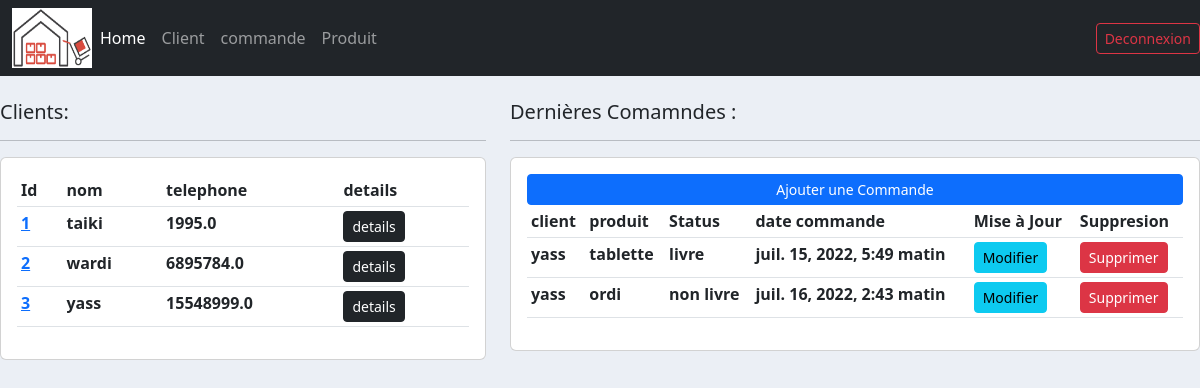
The app's page / (signed in) with its own data.
### client/models.py (models this page shows)
class Client(models.Model):
    nom=models.CharField(max_length=200,null=True)
    telephone=models.FloatField(null=True)
    date_creation = models.DateTimeField(auto_now_add=True, null=True)
    def __str__(self):
        return self.nom

### commande/models.py (models this page shows)
class Commande(models.Model):
    STATUT=(('en instance' , 'en instance '),
            ('non livre ' , 'non livre'),
            ('livre' , 'livre'))
    client=models.ForeignKey(Client, null=True ,on_delete=models.SET_NULL)
    produit=models.ForeignKey(Produit,null=True, on_delete=models.SET_NULL)
    statut=models.CharField(max_length=200,null=True ,choices=STATUT)
    date_creation=models.DateTimeField(auto_now_add=True,null=True)

### produit/models.py (models this page shows)
class Produit(models.Model):
    nom=models.CharField(max_length=200,null=True)
    prix=models.FloatField(null=True)
    date_creation = models.DateTimeField(auto_now_add=True, null=True)
    tag=models.ManyToManyField(Tag,null=True)
    def __str__(self):
        return self.nom

### produit/views.py (the view)
# urls.py: path('',views.home,name='acueill') ,
@login_required(login_url='acces')
def home(request):
    commandes=Commande.objects.all()
    clients=Client.objects.all()
    context={'commandes':commandes,'clients':clients}
    return render(request,'produit/acueill.html',context)

### templates/produit/acueill.html
{% extends 'main.html' %}
{% block contenu %}
<br>
<div class="row">
	<div class="col-md-5">
		<h5>Clients:</h5>
		<hr>
		<div class="card card-body">
			<table class="table table-sm">
				<tr>
					<th>Id</th>
					<th>nom</th>
					<th>telephone</th>
					<th>details</th>
				</tr>
				{% for client in clients %}
				<tr>
				<th><a href="{% url 'client' client.id %}">{{client.id}}</a></th>
				<th>{{client.nom}}</th>
				<th>{{client.telephone}}</th>
				<th><a class='btn btn-sm btn-dark'  href="{% url 'client' client.id %}">details</a></th>
				</tr>
				{% endfor %}
			</table>
		</div>
	</div>
	<div class="col-md-7">
		<h5>Dernières Comamndes : </h5>
		<hr>
		<div class="card card-body">
			<a class="btn btn-primary  btn-sm btn-block" href='{% url "ajouter_commande"%}'>Ajouter une Commande</a>
			<table class="table table-sm">
				<tr>
					<th>client</th>
					<th>produit</th>
					<th>Status</th>
					<th>date commande</th>
					<th>Mise à Jour</th>
					<th>Suppresion</th>
				</tr>
				{% for commande in commandes %}
				<tr>
				<th>{{commande.client}}</th>
				<th>{{commande.produit}}</th>
				<th>{{commande.statut}}</th>
				<th>{{commande.date_creation}}</th>
				<th><a class="btn btn-sm btn-info" href="{% url 'modifier_commande' commande.id  %}">Modifier</a></th>
				<th><a class="btn btn-sm btn-danger" href="{% url 'supprimer_commande' commande.id   %}">Supprimer</a></th>
				</tr>
				{% endfor  %}
			</table>
		</div>
	</div>
</div>
{% endblock %}

### templates/main.html (shortened to what this page needs)
{% load static %}
<!DOCTYPE html>
<html lang="fr">
<head>
    <link href="https://cdn.jsdelivr.net/npm/bootstrap@5.2.0-beta1/dist/css/bootstrap.min.css" rel="stylesheet">
    <link rel="stylesheet" type="text/css" href="{% static 'css/main.css' %}">
</head>
<body>
{% include 'base_code/navbar.html' %}
{% block contenu %}
{% endblock %}
</body>
</html>

### templates/base_code/navbar.html (shortened to what this page needs)
{% load static %}
<nav class="navbar navbar-expand-lg navbar-dark bg-dark">
  <div class="container-fluid">
    <img src="{% static 'images/gestion_image.png' %}" width="80px" height="60px">
    <div class="collapse navbar-collapse" id="navbarNav">
      <ul class="navbar-nav">
        <li class="nav-item">
          <a class="nav-link active" aria-current="page" href="{% url 'acueill' %}">Home</a>
        </li>
        <li class="nav-item">
          <a class="nav-link" href="{% url 'afficher_client' %}">Client</a>
        </li>
        <li class="nav-item">
          <a class="nav-link" href="{% url 'afficher_commande' %}">commande</a>
        </li>
        <li class="nav-item">
          <a class="nav-link" href="{%  url 'afficher_produit' %}">Produit</a>
        </li>
      </ul>
    </div>
  </div>
  <span >
    <a class="btn btn-outline-danger btn-sm btn-block"   href="{% url 'quitter' %}">Deconnexion</a>
  </span>
</nav>

### static/css/main.css (style rules this page uses)
body { background-color: #ebeff5; }

### records on screen
Client: id "1", nom "taiki", telephone "1995.0"
Client: id "2", nom "wardi", telephone "6895784.0"
Client: id "3", nom "yass", telephone "15548999.0"
Commande: client "yass", produit "tablette", statut "livre", date_creation "juil. 15, 2022, 5:49 matin"
Commande: client "yass", produit "ordi", statut "non livre", date_creation "juil. 16, 2022, 2:43 matin"
